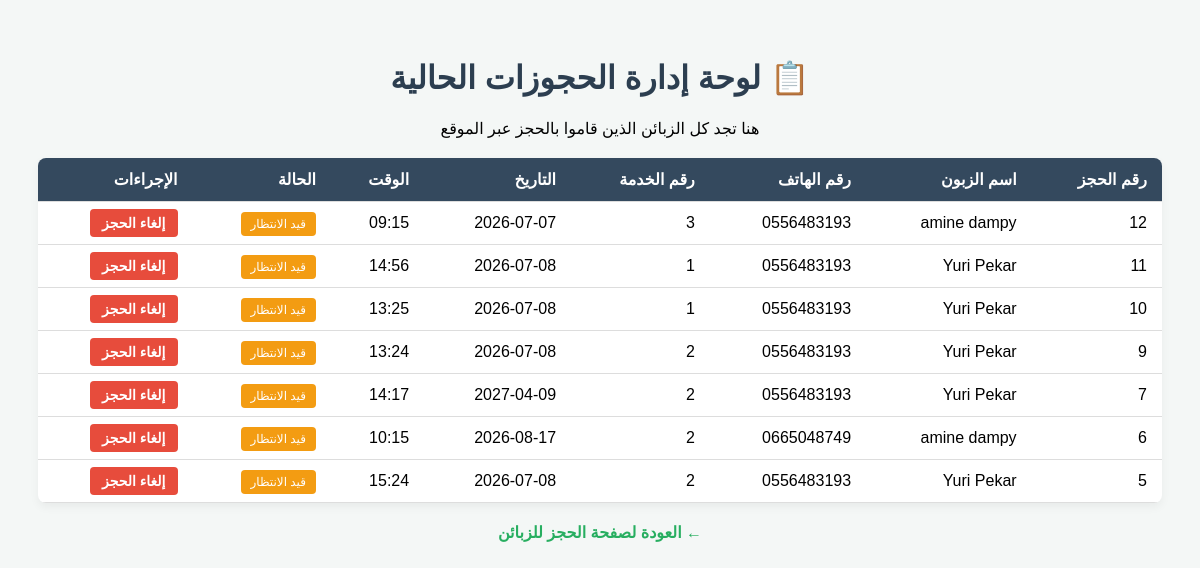
/admin (signed in), run on the app's committed database.
### tables this page shows
CREATE TABLE bookings (
                id INTEGER PRIMARY KEY AUTOINCREMENT,
                client_name TEXT NOT NULL,
                client_phone TEXT NOT NULL,
                service_id INTEGER NOT NULL,
                booking_date TEXT NOT NULL,
                booking_time TEXT NOT NULL
            );

### app.py (the view)
@app.route('/admin')
def admin_dashboard():
    if not session.get('logged_in'):
        return redirect('/login')
    conn = sqlite3.connect(DB_NAME)
    conn.row_factory = sqlite3.Row
    cursor = conn.cursor()
    bookings = cursor.execute('SELECT * FROM bookings ORDER BY id DESC').fetchall()
    conn.close()
    return render_template('dashboard.html', bookings=bookings)

### templates/dashboard.html (shortened to what this page needs)
<!DOCTYPE html>
<html lang="ar" dir="rtl">
<head>
</head>
<body>
    <h1>📋 لوحة إدارة الحجوزات الحالية</h1>
    <p style="text-align: center;">هنا تجد كل الزبائن الذين قاموا بالحجز عبر الموقع</p>
    <table>
        <thead>
            <tr>
                <th>رقم الحجز</th>
                <th>اسم الزبون</th>
                <th>رقم الهاتف</th>
                <th>رقم الخدمة</th>
                <th>التاريخ</th>
                <th>الوقت</th>
                <th>الحالة</th>
                <th>الإجراءات</th> </tr>
        </thead>
        <tbody>
            {% for booking in bookings %}
            <tr>
                <td>{{ booking['id'] }}</td>
                <td>{{ booking['client_name'] }}</td>
                <td>{{ booking['client_phone'] }}</td>
                <td>{{ booking['service_id'] }}</td>
                <td>{{ booking['booking_date'] }}</td>
                <td>{{ booking['booking_time'] }}</td>
                <td><span class="badge">قيد الانتظار</span></td>
                <td>
                    <a href="/delete/{{ booking['id'] }}" class="btn-delete" onclick="return confirm('هل أنت متأكد من إلغاء هذا الحجز؟')">إلغاء الحجز</a>
                </td>
            </tr>
            {% endfor %}
        </tbody>
    </table>
    <p style="text-align: center; margin-top: 20px;">
        <a href="/" style="color: #27ae60; text-decoration: none; font-weight: bold;">← العودة لصفحة الحجز للزبائن</a>
    </p>
</body>
</html>

### templates/dashboard.html (style rules this page uses)
body { font-family: Arial, sans-serif; background-color: #f4f7f6; padding: 30px; }
h1 { color: #2c3e50; text-align: center; }
table { width: 100%; border-collapse: collapse; margin-top: 20px; background: white; box-shadow: 0px 4px 10px rgba(0,0,0,0.05); border-radius: 8px; overflow: hidden; }
th, td { padding: 12px 15px; text-align: right; border-bottom: 1px solid #ddd; }
th { background-color: #34495e; color: white; }
.badge { background-color: #f39c12; color: white; padding: 5px 10px; border-radius: 4px; font-size: 12px; }
.btn-delete { background-color: #e74c3c; color: white; text-decoration: none; padding: 6px 12px; border-radius: 4px; font-size: 14px; font-weight: bold; }

### data on the page
bookings: id "12", client_name "amine dampy", client_phone "0556483193", service_id "3", booking_date "2026-07-07", booking_time "09:15"
bookings: id "11", client_name "Yuri Pekar", client_phone "0556483193", service_id "1", booking_date "2026-07-08", booking_time "14:56"
bookings: id "10", client_name "Yuri Pekar", client_phone "0556483193", service_id "1", booking_date "2026-07-08", booking_time "13:25"
bookings: id "9", client_name "Yuri Pekar", client_phone "0556483193", service_id "2", booking_date "2026-07-08", booking_time "13:24"
bookings: id "7", client_name "Yuri Pekar", client_phone "0556483193", service_id "2", booking_date "2027-04-09", booking_time "14:17"
bookings: id "6", client_name "amine dampy", client_phone "0665048749", service_id "2", booking_date "2026-08-17", booking_time "10:15"
bookings: id "5", client_name "Yuri Pekar", client_phone "0556483193", service_id "2", booking_date "2026-07-08", booking_time "15:24"
